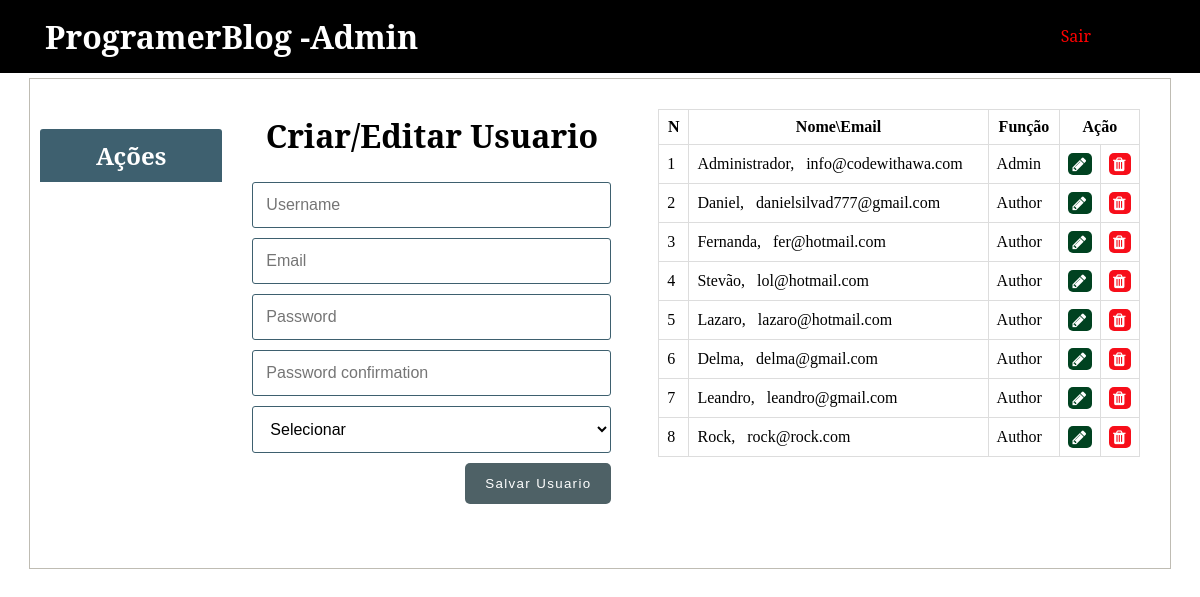
/admin/users.php, run on the app's committed database.
### tables this page shows
CREATE TABLE `users` (
  `id` int(11) NOT NULL,
  `username` varchar(255) NOT NULL,
  `email` varchar(255) NOT NULL,
  `role` enum('Author','Admin') DEFAULT NULL,
  `password` varchar(255) NOT NULL,
  `created_at` timestamp NULL DEFAULT CURRENT_TIMESTAMP,
  `updated_at` timestamp NULL DEFAULT NULL
);

### admin/includes/admin_functions.php (called while the page is built, shortened)
<?php
$isEditingUser = false;
$username = "";
$email = "";
function getAdminUsers(){
	global $conn, $roles;
	$sql = "SELECT * FROM users WHERE role IS NOT NULL";
	$result = mysqli_query($conn, $sql);
	$users = mysqli_fetch_all($result, MYSQLI_ASSOC);
	return $users;
}
?>

### admin/users.php (the view, shortened to what this page needs)
<?php  include('../config.php'); ?>
<?php  include(ROOT_PATH . '/admin/includes/admin_functions.php'); ?>
<?php
	$admins = getAdminUsers();
?>
<?php include(ROOT_PATH . '/admin/includes/head_section.php'); ?>
</head>
<body>
	<?php include(ROOT_PATH . '/admin/includes/navbar.php') ?>
	<div class="container content">
		<?php include(ROOT_PATH . '/admin/includes/menu.php') ?>
		<div class="action">
			<h1 class="page-title">Criar/Editar Usuario</h1>
			<form method="post" action="<?php echo BASE_URL . 'admin/users.php'; ?>" >
				<input type="text" name="username" value="<?php echo $username; ?>" placeholder="Username">
				<input type="email" name="email" value="<?php echo $email ?>" placeholder="Email">
				<input type="password" name="password" placeholder="Password">
				<input type="password" name="passwordConfirmation" placeholder="Password confirmation">
				<select name="role">
					<option value="" selected disabled>Selecionar</option>
				</select>
				<?php if ($isEditingUser === true): ?>
					<button type="submit" class="btn" name="update_admin">UPDATE</button>
				<?php else: ?>
					<button type="submit" class="btn" name="create_admin">Salvar Usuario</button>
				<?php endif ?>
			</form>
		</div>
		<div class="table-div">
			<?php if (empty($admins)): ?>
				<h1>No admins in the database.</h1>
			<?php else: ?>
				<table class="table">
					<thead>
						<th>N</th>
						<th>Nome\Email</th>
						<th>Função</th>
						<th colspan="2">Ação</th>
					</thead>
					<tbody>
					<?php foreach ($admins as $key => $admin): ?>
						<tr>
							<td><?php echo $key + 1; ?></td>
							<td>
								<?php echo $admin['username']; ?>, &nbsp;
								<?php echo $admin['email']; ?>
							</td>
							<td><?php echo $admin['role']; ?></td>
							<td>
								<a class="fa fa-pencil btn edit"
									href="users.php?edit-admin=<?php echo $admin['id'] ?>">
								</a>
							</td>
							<td>
								<a class="fa fa-trash btn delete"
								    href="users.php?delete-admin=<?php echo $admin['id'] ?>">
								</a>
							</td>
						</tr>
					<?php endforeach ?>
					</tbody>
				</table>
			<?php endif ?>
		</div>
	</div>
</body>
</html>

### static/css/admin_styling.css (style rules this page uses)
* { margin: 0px; padding: 0px; }
a { text-decoration: none; }
h1, h2, h3, h4, h5, h6 { font-family: 'Noto Serif', serif; }
form { width: 60%; margin: 5px auto; padding-bottom: 50px; }
form input[type=file], input[type=email], input[type=password], input[type=text], form select, form textarea { width: 100%; display: block; padding: 13px 13px; font-size: 1em; margin: 5px auto 10px; border-radius: 3px; box-sizing : border-box; background: transparent; border: 1px solid #3E606F; }
form button { float: right; margin-left: 24%; }
table { border-collapse: collapse; width: 70%; margin: 20px auto; }
th, td { padding: 8px; text-align: left; border: 1px solid #ddd; }
th { text-align: center; }
.btn { color: white; background: #4E6166; text-align: center; border: none; border-radius: 5px; display: block; letter-spacing: .1em; padding: 13px 20px; text-decoration: none; }
.container { width: 95%; margin: 5px auto 50px; border: 1px solid #BFBCB3; padding: 10px 0px 50px; }
.container:after { content: ""; display: block; clear: both; }
.container.content .action { width: 35%; float: left; text-align: center; }
.container.content .action form { width: 90%; }
.container.content .action .page-title { margin: 25px; }
.table-div { float: left; width: 47%; }
.table-div table { width: 90%; }
.table-div a.fa { color: white; padding: 3px; }
.table-div .edit { background: #004220; }
.table-div .delete { background: #F70E1A; }

### data on the page
users: username "Administrador", email "info@codewithawa.com", role "Admin"
users: username "Daniel", email "danielsilvad777@gmail.com", role "Author"
users: username "Fernanda", email "fer@hotmail.com", role "Author"
users: username "Stevão", email "lol@hotmail.com", role "Author"
users: username "Lazaro", email "lazaro@hotmail.com", role "Author"
users: username "Delma", email "delma@gmail.com", role "Author"
users: username "Leandro", email "leandro@gmail.com", role "Author"
users: username "Rock", email "rock@rock.com", role "Author"
